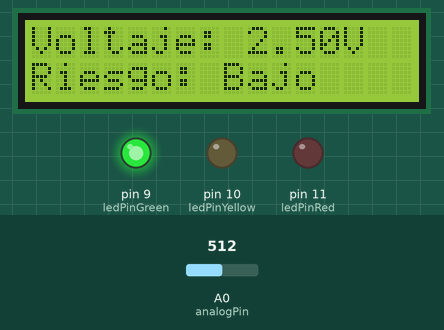
This sketch was run on a simulated Arduino Uno, built with avr-gcc and run on an emulated ATmega328P. Parts: 16×2 character LCD, output pins drawn as LEDs (lit = HIGH). The test bench sets the inputs (shaded band); at power-on: A0 (analogPin) = 512. What the sketch prints to the serial monitor is not drawn.

Above: at 3.3 s.
3.4 s: A0 (analogPin) set to 601
At 3.9 s:
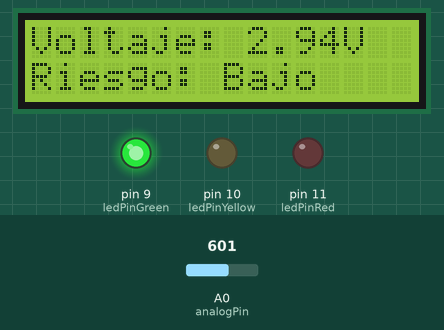
5.1 s: A0 (analogPin) set to 628
At 6.3 s:
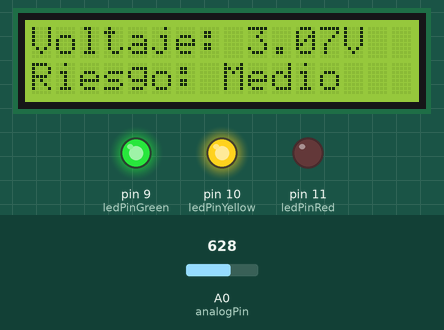
6.6 s: A0 (analogPin) set to 827
At 7.4 s:
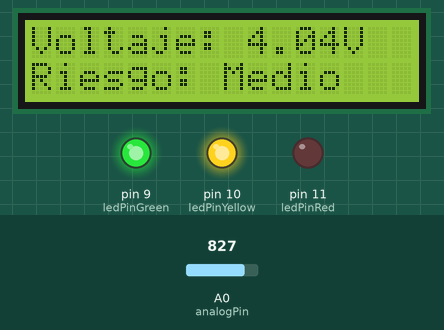
8.2 s: A0 (analogPin) set to 847
At 8.8 s:
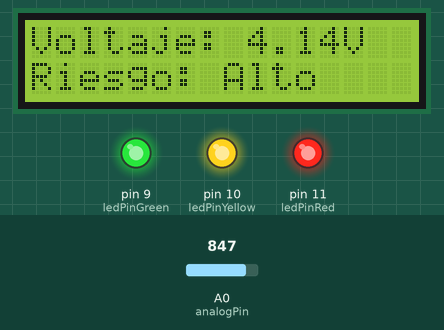
9.7 s: A0 (analogPin) set to 511
At 10.2 s:
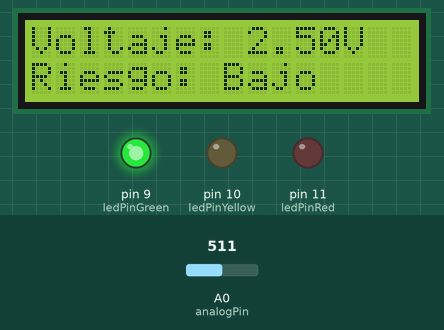
Timing chart, 0 to 12.3 s (numbered marks = the images above; inputs shaded):
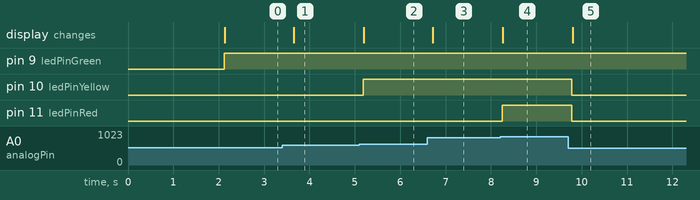

The sketch:

controlador_de_voltaje.ino
```cpp
#include <Wire.h>
#include <LiquidCrystal_I2C.h>

LiquidCrystal_I2C lcd(0x27, 16, 2);
float v2;
int readVal;
const int analogPin = A0;
const int ledPinGreen  = 9;
const int ledPinYellow = 10;
const int ledPinRed    = 11;

int lastRisk = -1;

void setup() {
  lcd.init();
  lcd.backlight();
  Serial.begin(9600);
  pinMode(ledPinGreen,  OUTPUT);
  pinMode(ledPinYellow, OUTPUT);
  pinMode(ledPinRed,    OUTPUT);

  lcd.setCursor(0, 0);
  lcd.print("Medidor Voltaje");
  lcd.setCursor(0, 1);
  lcd.print("Cargando...");
  delay(2000);
  lcd.clear();


  lcd.setCursor(0, 0);
  lcd.print("Voltaje:        ");
}

void loop() {
  readVal = analogRead(analogPin);
  v2 = (5.0 * readVal) / 1023.0;

  lcd.setCursor(9, 0);
  lcd.print(v2, 2);
  lcd.print("V  ");

  int risk;
  if (v2 <= 3.00) {
    risk = 0;
    digitalWrite(ledPinGreen,  HIGH);
    digitalWrite(ledPinYellow, LOW);
    digitalWrite(ledPinRed,    LOW);
  } else if (v2 <= 4.10) {
    risk = 1;
    digitalWrite(ledPinGreen,  HIGH);
    digitalWrite(ledPinYellow, HIGH);
    digitalWrite(ledPinRed,    LOW);
  } else {
    risk = 2;
    digitalWrite(ledPinGreen,  HIGH);
    digitalWrite(ledPinYellow, HIGH);
    digitalWrite(ledPinRed,    HIGH);
  }

  if (risk != lastRisk) {
    lcd.setCursor(0, 1);
    if      (risk == 0) lcd.print("Riesgo: Bajo    ");
    else if (risk == 1) lcd.print("Riesgo: Medio   ");
    else                lcd.print("Riesgo: Alto    ");
    lastRisk = risk;
  }

  Serial.println(v2);
  delay(500);
}
```

Measured:
- the behaviour switches between 613 and 614 on A0 (analogPin) (found by bisection; images 1 and 2)
- the behaviour switches between 838 and 839 on A0 (analogPin) (found by bisection; images 3 and 4)
- after the input at 3.4 s, the display: changes after 0.26 s (image 1)
- after the input at 5.1 s, pin 10 (ledPinYellow): LOW → HIGH after 0.08 s; the display: changes after 0.10 s (image 2)
- after the input at 6.6 s, the display: changes after 0.12 s (image 3)
- after the input at 8.2 s, pin 11 (ledPinRed): LOW → HIGH at once; the display: changes after 0.06 s (image 4)
- after the input at 9.7 s, pin 10 (ledPinYellow), pin 11 (ledPinRed): HIGH → LOW after 0.08 s; the display: changes after 0.10 s (image 5)
